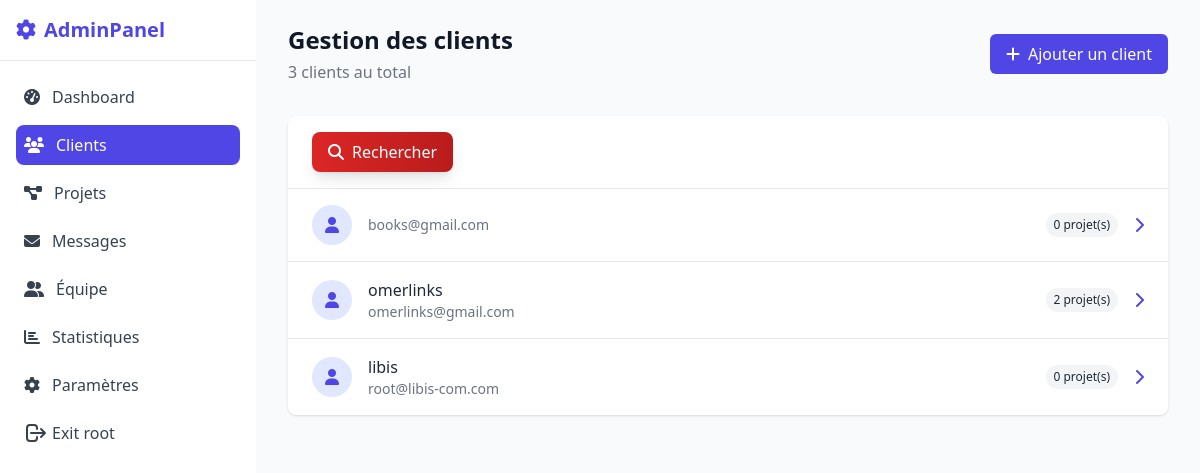
/administre/clients/ (signed in), run on an earlier commit of the app's database.
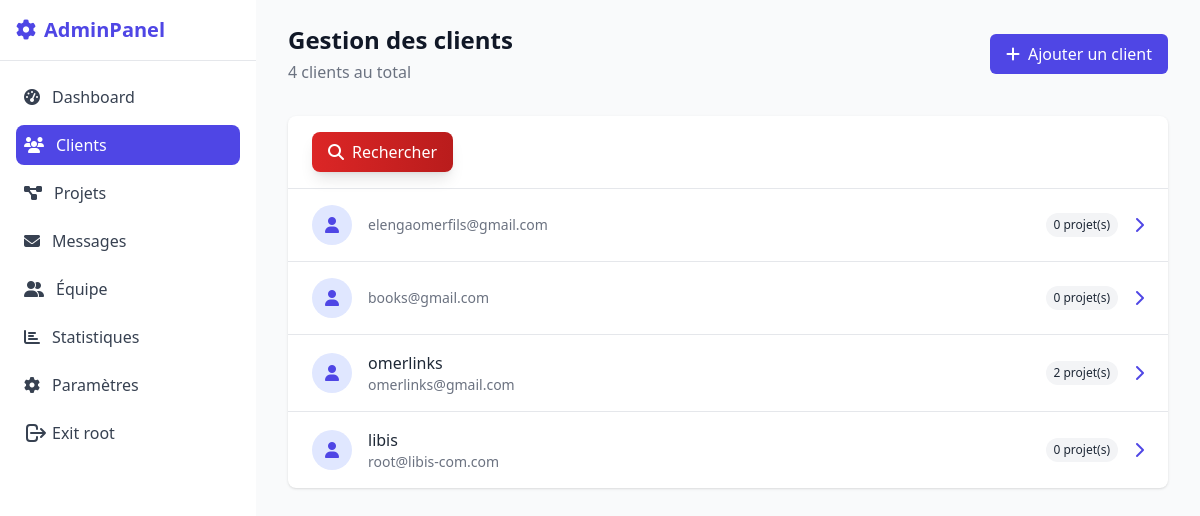
And on a later commit of the database.
### core/models.py (models this page shows, shortened)
class Client(models.Model):
    user = models.OneToOneField(
        User,
        on_delete=models.CASCADE,
        primary_key=True,  # Ceci garantit l'unicité
        verbose_name=_('user account')
    )
    entreprise = models.CharField(
        _('company'),
        max_length=100,
        help_text=_('The name of the company.')
    )
    profile_complete = models.BooleanField(
        _('profile complete'),
        default=False
    )
    telephone = models.CharField(
        _('phone number'),
        max_length=20,
        validators=[RegexValidator(r'^\+?1?\d{9,15}$')],
        help_text=_('Phone number in international format.')
    )
    secteur_activite = models.CharField(
        _('activity sector'),
        max_length=100,
        blank=True,
        null=True
    )
    adresse = models.TextField(
        _('address'),
        blank=True,
        null=True
    )
    date_inscription = models.DateTimeField(
        _('signup date'),
        auto_now_add=True
    )
    class Meta:
        verbose_name = _('Client')
        verbose_name_plural = _('Clients')
        ordering = ['-date_inscription']

class User(AbstractUser):
    is_client = models.BooleanField(
        _('client status'),
        default=False,
        help_text=_('Designates whether the user is a client.')
    )
    email_verified = models.BooleanField(
        _('email verified'),
        default=False,
        help_text=_('Designates whether the user has verified their email address.')
    )
    verification_uuid = models.UUIDField(
        _('verification UUID'),
        default=uuid.uuid4,
        editable=False,
        unique=True
    )
    profile_complete = models.BooleanField(
        _('profile complete'),
        default=False
    )
    class Meta:
        verbose_name = _('User')
        verbose_name_plural = _('Users')
        ordering = ['-date_joined']
    def __str__(self):
        return self.username

### core/views.py (the view)
# urls.py: path('clients/', admin_client_list_view, name='admin_client_list'),
@staff_member_required
def admin_client_list_view(request):
    clients = Client.objects.annotate(
        project_count=Count('fichiers')  # Utilisez le nom correct de la relation
    ).prefetch_related('user').order_by('-date_inscription')
    paginator = Paginator(clients, 25)
    page_number = request.GET.get('page')
    page_obj = paginator.get_page(page_number)
    return render(request, 'admin/clients/list.html', {
        'page_obj': page_obj,
        'page_title': _('Liste des clients')
    })

### core/templates/admin/clients/list.html (shortened to what this page needs)
{% extends "admin/basee.html" %}
{% load i18n static %}
{% block content %}
<div class=" w-full h-screen bg-gray-50 px-4 py-6 sm:px-6 lg:px-8" style="overflow-y: scroll;">
    <div class="mb-8 flex flex-col sm:flex-row justify-between items-start sm:items-center gap-4">
        <div>
            <h1 class="text-2xl font-bold text-gray-900">{% trans "Gestion des clients" %}</h1>
            <p class="text-gray-500 mt-1">
                {{ page_obj.paginator.count }} {% trans "clients au total" %}
            </p>
        </div>
        <a href="{% url 'admin:core_client_add' %}"
           class="inline-flex items-center px-4 py-2 bg-indigo-600 text-white rounded-md hover:bg-indigo-700 transition-colors">
            <i class="fas fa-plus mr-2"></i> {% trans "Ajouter un client" %}
        </a>
    </div>
    <div class="bg-white shadow rounded-lg overflow-hidden">
        <div class="px-6 py-4 border-b border-gray-200 flex flex-col sm:flex-row justify-between items-start sm:items-center gap-4">
             <button onclick="window.location.href='{% url 'search_client' %}'" class="bg-gradient-to-r from-red-600 to-red-700 text-white px-4 py-2 rounded-lg shadow-lg hover:shadow-xl transition duration-300 transform hover:-translate-y-1 flex items-center space-x-2">
                <i class="fas fa-search"></i>
                <span>Rechercher</span>
            </button>
        </div>
        <div class="divide-y divide-gray-200">
            {% for client in page_obj %}
            <a href="{% url 'admin:core_client_change' client.user_id %}"
               class="block px-6 py-4 hover:bg-gray-50 transition-colors">
                <div class="flex flex-col sm:flex-row items-start sm:items-center justify-between gap-4">
                    <div class="flex items-center space-x-4">
                        <div class="flex-shrink-0 h-10 w-10 bg-indigo-100 rounded-full flex items-center justify-center text-indigo-600">
                            {% if client.user.get_full_name %}
                                {{ client.user.get_full_name|slice:":1" }}
                            {% else %}
                                <i class="fas fa-user"></i>
                            {% endif %}
                        </div>
                        <div>
                            <h3 class="font-medium text-gray-800">
                                {{ client.user.get_full_name|default:client.entreprise }}
                            </h3>
                            <p class="text-sm text-gray-500">{{ client.user.email }}</p>
                        </div>
                    </div>
                    <div class="flex items-center">
                        <span class="px-2 py-1 bg-gray-100 text-gray-800 text-xs rounded-full mr-4">
                          {{ client.project_count }} {% trans "projet(s)" %}
                        </span>
                        <div class="text-indigo-600">
                            <i class="fas fa-chevron-right"></i>
                        </div>
                    </div>
                </div>
            </a>
            {% endfor %}
        </div>
    </div>
</div>
{% endblock %}

What changed in the data, as far as the page shows it:
added Client: user.email "elengaomerfils@gmail.com", project_count "0"
Also different on the page:
{{ page_obj.paginator.count }}: "3" → "4"
